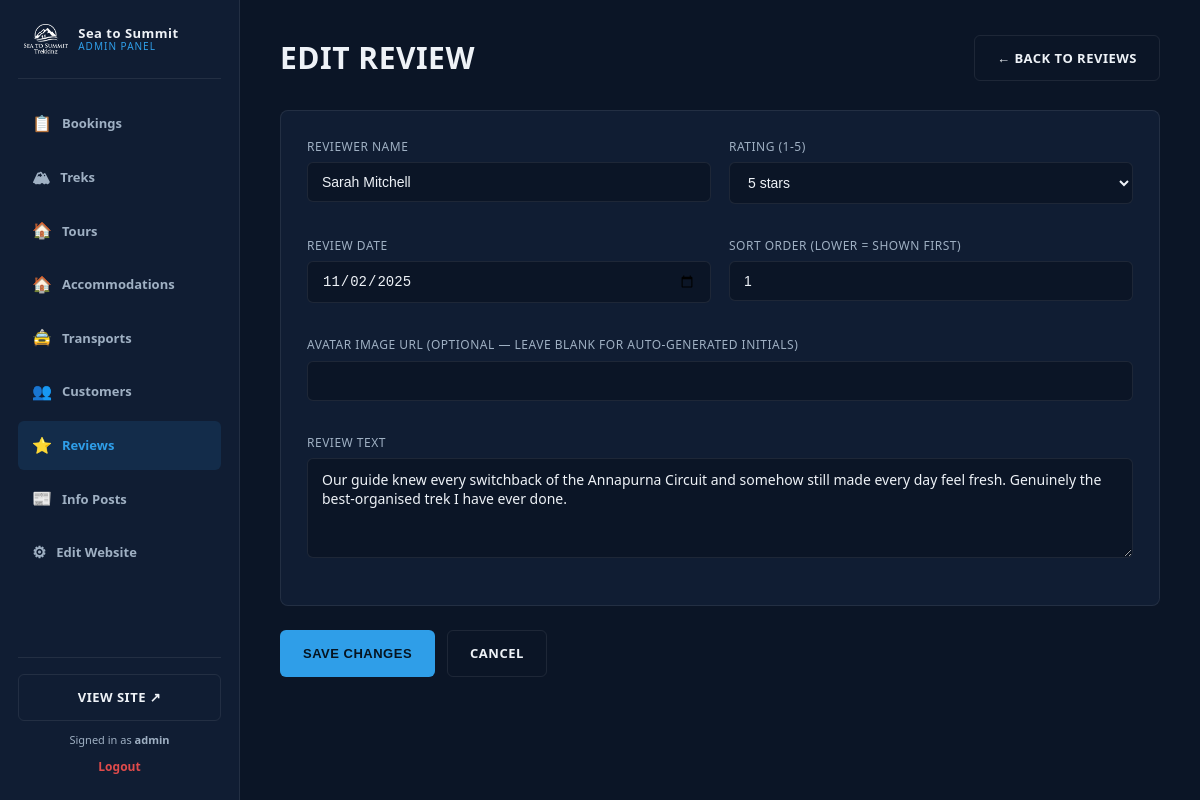
The page /admin/review-form.php?id=1 (signed in) on the database its author committed.
### tables this page shows
CREATE TABLE reviews (
    id INT AUTO_INCREMENT PRIMARY KEY,
    reviewer_name VARCHAR(150) NOT NULL,
    rating TINYINT NOT NULL DEFAULT 5,
    review_text TEXT NOT NULL,
    review_date DATE DEFAULT NULL,
    avatar_url VARCHAR(255) DEFAULT NULL,
    sort_order INT NOT NULL DEFAULT 0,
    created_at TIMESTAMP DEFAULT CURRENT_TIMESTAMP
);

### config.php (called while the page is built, shortened)
<?php
function h($str) {
    return htmlspecialchars($str ?? '', ENT_QUOTES, 'UTF-8');
}

### admin/review-form.php (the view, shortened to what this page needs)
<?php
require_once '../config.php';
$id = isset($_GET['id']) ? (int)$_GET['id'] : (isset($_POST['id']) ? (int)$_POST['id'] : 0);
$isEdit = $id > 0;
$review = ['reviewer_name' => '', 'rating' => 5, 'review_text' => '', 'review_date' => date('Y-m-d'), 'avatar_url' => '', 'sort_order' => 0];
if ($_SERVER['REQUEST_METHOD'] === 'POST') {
    $review['reviewer_name'] = trim($_POST['reviewer_name'] ?? '');
    $review['rating'] = max(1, min(5, (int)($_POST['rating'] ?? 5)));
    $review['review_text'] = trim($_POST['review_text'] ?? '');
    $review['review_date'] = $_POST['review_date'] ?? date('Y-m-d');
    $review['avatar_url'] = trim($_POST['avatar_url'] ?? '') ?: null;
    $review['sort_order'] = (int)($_POST['sort_order'] ?? 0);
    if ($review['reviewer_name'] !== '' && $review['review_text'] !== '') {
        if ($isEdit) {
            $stmt = $conn->prepare("UPDATE reviews SET reviewer_name=?, rating=?, review_text=?, review_date=?, avatar_url=?, sort_order=? WHERE id=?");
            $stmt->bind_param('sisssii', $review['reviewer_name'], $review['rating'], $review['review_text'], $review['review_date'], $review['avatar_url'], $review['sort_order'], $id);
        } else {
            $stmt = $conn->prepare("INSERT INTO reviews (reviewer_name, rating, review_text, review_date, avatar_url, sort_order) VALUES (?,?,?,?,?,?)");
            $stmt->bind_param('sisssi', $review['reviewer_name'], $review['rating'], $review['review_text'], $review['review_date'], $review['avatar_url'], $review['sort_order']);
        }
        $stmt->execute();
        header('Location: reviews.php?saved=1');
        exit;
    }
} elseif ($isEdit) {
    $stmt = $conn->prepare("SELECT * FROM reviews WHERE id = ?");
    $stmt->bind_param('i', $id);
    $stmt->execute();
    $found = $stmt->get_result()->fetch_assoc();
    $review = $found;
}
?>
<?php include 'includes/header.php'; ?>
<div class="admin-page-header">
    <div><h1><?= $isEdit ? 'EDIT REVIEW' : 'ADD REVIEW' ?></h1></div>
    <a href="reviews.php" class="btn btn-outline">&larr; BACK TO REVIEWS</a>
</div>
<form method="POST">
    <div class="form-card">
        <div class="admin-form-grid">
            <div class="form-field">
                <label>Reviewer Name</label>
                <input type="text" name="reviewer_name" value="<?= h($review['reviewer_name']) ?>" required>
            </div>
            <div class="form-field">
                <label>Rating (1-5)</label>
                <select name="rating">
                    <?php for ($i = 5; $i >= 1; $i--): ?>
                        <option value="<?= $i ?>" <?= (int)$review['rating'] === $i ? 'selected' : '' ?>><?= $i ?> stars</option>
                    <?php endfor; ?>
                </select>
            </div>
            <div class="form-field">
                <label>Review Date</label>
                <input type="date" name="review_date" value="<?= h($review['review_date']) ?>">
            </div>
            <div class="form-field">
                <label>Sort Order (lower = shown first)</label>
                <input type="number" name="sort_order" value="<?= (int)$review['sort_order'] ?>">
            </div>
            <div class="form-field full">
                <label>Avatar Image URL (optional — leave blank for auto-generated initials)</label>
                <input type="text" name="avatar_url" value="<?= h($review['avatar_url']) ?>">
            </div>
            <div class="form-field full">
                <label>Review Text</label>
                <textarea name="review_text" rows="4" required><?= h($review['review_text']) ?></textarea>
            </div>
        </div>
    </div>
    <div style="display:flex;gap:12px;">
        <button type="submit" class="btn btn-primary"><?= $isEdit ? 'SAVE CHANGES' : 'ADD REVIEW' ?></button>
        <a href="reviews.php" class="btn btn-outline">CANCEL</a>
    </div>
</form>
<?php include 'includes/footer.php'; ?>

### assets/css/style.css (style rules this page uses)
:root { --navy: #0b1526; --navy-2: #101d33; --navy-3: #16233b; --blue: #2f9ee8; --blue-dark: #1e6fb3; --red: #e04b4b; --text-light: #eef2f7; --text-muted: #9fb0c3; --border: rgba(255,255,255,0.08); --radius: 6px; }
* { box-sizing: border-box; }
body { margin: 0; font-family: 'Segoe UI', Arial, sans-serif; background: var(--navy); color: var(--text-light); line-height: 1.6; }
a { text-decoration: none; color: inherit; }
h1, h2, h3, h4 { font-family: 'Segoe UI', Arial, sans-serif; font-weight: 800; text-transform: uppercase; letter-spacing: 0.5px; margin: 0; }
.btn { display: inline-flex; align-items: center; gap: 8px; padding: 12px 22px; font-weight: 700; font-size: 13px; letter-spacing: 0.5px; border-radius: var(--radius); border: 1px solid transparent; cursor: pointer; transition: all 0.15s ease; }
.btn-primary { background: var(--blue); color: #061420; }
.btn-outline { background: transparent; border-color: var(--border); color: var(--text-light); }
.form-field { margin-bottom: 14px; }
.form-field label { display: block; font-size: 12px; color: var(--text-muted); margin-bottom: 6px; text-transform: uppercase; letter-spacing: 0.5px; }
.form-field input { width: 100%; padding: 11px 14px; border-radius: 6px; border: 1px solid var(--border); background: var(--navy); color: var(--text-light); font-size: 14px; outline: none; }
.admin-page-header { display: flex; align-items: center; justify-content: space-between; flex-wrap: wrap; gap: 14px; margin-bottom: 28px; }
.admin-page-header h1 { font-size: 30px; }
.admin-form-grid { display: grid; grid-template-columns: repeat(2, 1fr); gap: 18px; }
.admin-form-grid .full { grid-column: 1 / -1; }
.form-card { background: var(--navy-2); border: 1px solid var(--border); border-radius: 8px; padding: 26px; margin-bottom: 24px; }
.form-field textarea { width: 100%; padding: 11px 14px; border-radius: 6px; border: 1px solid var(--border); background: var(--navy); color: var(--text-light); font-size: 14px; outline: none; font-family: inherit; resize: vertical; }
.form-field select { width: 100%; padding: 11px 14px; border-radius: 6px; border: 1px solid var(--border); background: var(--navy); color: var(--text-light); font-size: 14px; outline: none; }

### rows shown on the page
reviews: reviewer_name "Sarah Mitchell", rating "5 stars", review_date "11/02/2025", sort_order "1", review_text "Our guide knew every switchback of the Annapurna Circuit and somehow still made every day feel fresh. Genuinely the best-organised trek I have ever done."

### other values the page prints
get_setting('site_name', 'Sea to Summit') "Sea to Summit"
$_SESSION['admin_username'] "admin"
